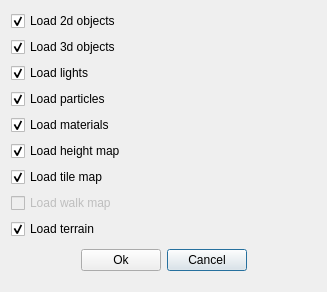
<?xml version="1.0" encoding="UTF-8"?>
<ui version="4.0">
 <class>LoadMap</class>
 <widget class="QDialog" name="LoadMap">
  <property name="geometry">
   <rect>
    <x>0</x>
    <y>0</y>
    <width>327</width>
    <height>292</height>
   </rect>
  </property>
  <property name="windowTitle">
   <string>Load map</string>
  </property>
  <property name="windowIcon">
   <iconset resource="icons/resourcen.qrc">
    <normaloff>:/icons/fileopen.png</normaloff>:/icons/fileopen.png</iconset>
  </property>
  <layout class="QGridLayout" name="gridLayout">
   <item row="7" column="0" colspan="4">
    <widget class="QCheckBox" name="load_walk_map">
     <property name="enabled">
      <bool>false</bool>
     </property>
     <property name="text">
      <string>Load walk map</string>
     </property>
    </widget>
   </item>
   <item row="4" column="0" colspan="4">
    <widget class="QCheckBox" name="load_materials">
     <property name="text">
      <string>Load materials</string>
     </property>
     <property name="checked">
      <bool>true</bool>
     </property>
    </widget>
   </item>
   <item row="1" column="0" colspan="4">
    <widget class="QCheckBox" name="load_3d_objects">
     <property name="text">
      <string>Load 3d objects</string>
     </property>
     <property name="checked">
      <bool>true</bool>
     </property>
    </widget>
   </item>
   <item row="0" column="0" colspan="4">
    <widget class="QCheckBox" name="load_2d_objects">
     <property name="text">
      <string>Load 2d objects</string>
     </property>
     <property name="checked">
      <bool>true</bool>
     </property>
    </widget>
   </item>
   <item row="5" column="0" colspan="4">
    <widget class="QCheckBox" name="load_height_map">
     <property name="text">
      <string>Load height map</string>
     </property>
     <property name="checked">
      <bool>true</bool>
     </property>
    </widget>
   </item>
   <item row="6" column="0" colspan="4">
    <widget class="QCheckBox" name="load_tile_map">
     <property name="text">
      <string>Load tile map</string>
     </property>
     <property name="checked">
      <bool>true</bool>
     </property>
    </widget>
   </item>
   <item row="2" column="0" colspan="4">
    <widget class="QCheckBox" name="load_lights">
     <property name="text">
      <string>Load lights</string>
     </property>
     <property name="checked">
      <bool>true</bool>
     </property>
    </widget>
   </item>
   <item row="9" column="2">
    <widget class="QPushButton" name="pushButton_2">
     <property name="text">
      <string>Cancel</string>
     </property>
     <property name="icon">
      <iconset resource="icons/resourcen.qrc">
       <normaloff>:/icons/gtk-cancel.png</normaloff>:/icons/gtk-cancel.png</iconset>
     </property>
    </widget>
   </item>
   <item row="9" column="0">
    <spacer name="horizontalSpacer">
     <property name="orientation">
      <enum>Qt::Horizontal</enum>
     </property>
     <property name="sizeHint" stdset="0">
      <size>
       <width>62</width>
       <height>20</height>
      </size>
     </property>
    </spacer>
   </item>
   <item row="8" column="0" colspan="4">
    <widget class="QCheckBox" name="load_terrain">
     <property name="text">
      <string>Load terrain</string>
     </property>
     <property name="checked">
      <bool>true</bool>
     </property>
    </widget>
   </item>
   <item row="9" column="1">
    <widget class="QPushButton" name="pushButton">
     <property name="text">
      <string>Ok</string>
     </property>
     <property name="icon">
      <iconset resource="icons/resourcen.qrc">
       <normaloff>:/icons/gtk-apply.png</normaloff>:/icons/gtk-apply.png</iconset>
     </property>
    </widget>
   </item>
   <item row="9" column="3">
    <spacer name="horizontalSpacer_2">
     <property name="orientation">
      <enum>Qt::Horizontal</enum>
     </property>
     <property name="sizeHint" stdset="0">
      <size>
       <width>50</width>
       <height>31</height>
      </size>
     </property>
    </spacer>
   </item>
   <item row="3" column="0" colspan="4">
    <widget class="QCheckBox" name="load_particles">
     <property name="enabled">
      <bool>true</bool>
     </property>
     <property name="text">
      <string>Load particles</string>
     </property>
     <property name="checked">
      <bool>true</bool>
     </property>
    </widget>
   </item>
  </layout>
 </widget>
 <resources>
  <include location="icons/resourcen.qrc"/>
 </resources>
 <connections>
  <connection>
   <sender>pushButton</sender>
   <signal>clicked()</signal>
   <receiver>LoadMap</receiver>
   <slot>accept()</slot>
   <hints>
    <hint type="sourcelabel">
     <x>119</x>
     <y>306</y>
    </hint>
    <hint type="destinationlabel">
     <x>163</x>
     <y>170</y>
    </hint>
   </hints>
  </connection>
  <connection>
   <sender>pushButton_2</sender>
   <signal>clicked()</signal>
   <receiver>LoadMap</receiver>
   <slot>reject()</slot>
   <hints>
    <hint type="sourcelabel">
     <x>211</x>
     <y>306</y>
    </hint>
    <hint type="destinationlabel">
     <x>163</x>
     <y>170</y>
    </hint>
   </hints>
  </connection>
 </connections>
</ui>
